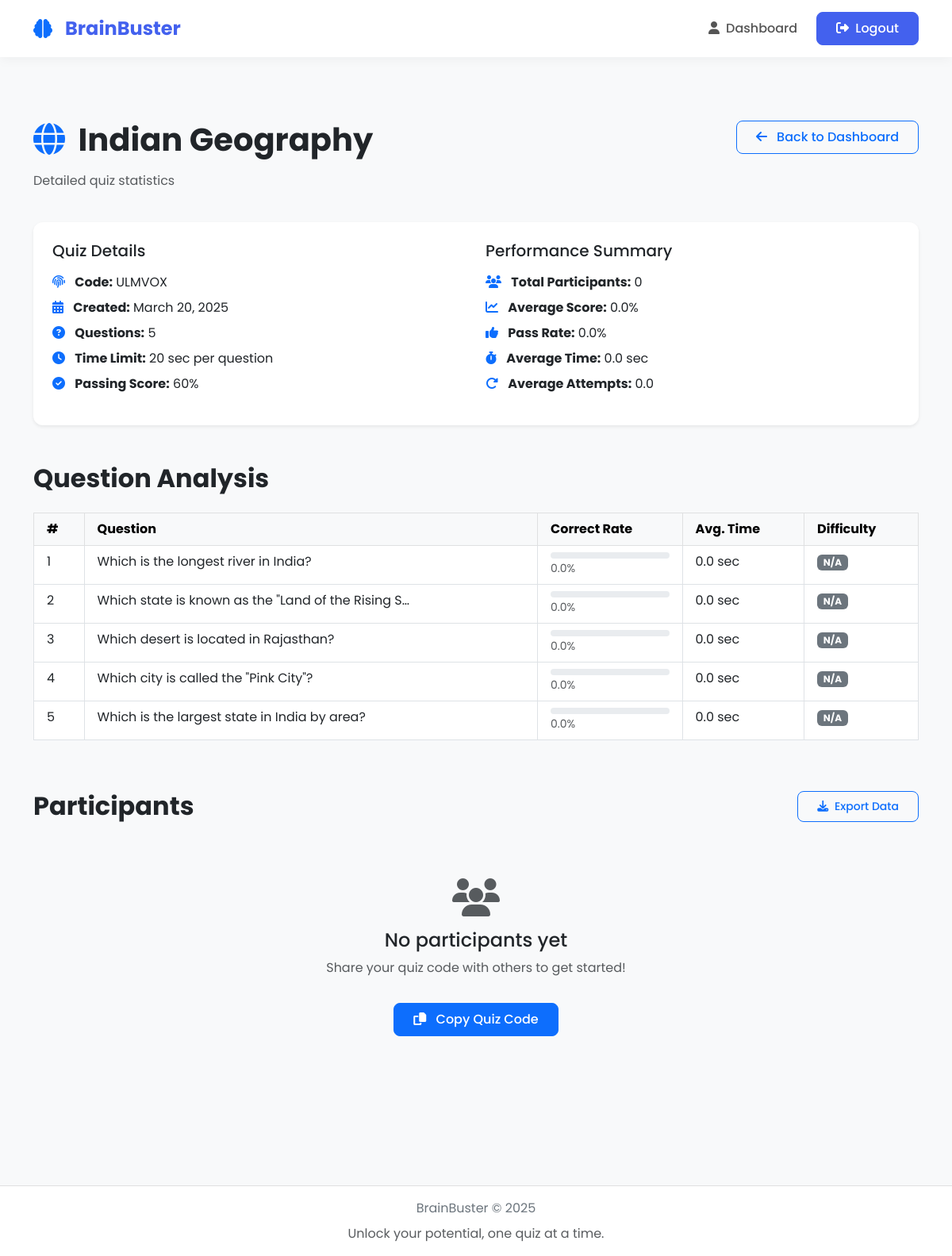
The app's page /quizzes/quiz/2/stats/ (signed in) with its own data.
### quizzes/models.py (models this page shows, shortened)
class Quiz(models.Model):
    title = models.CharField(max_length=255)
    description = models.TextField(blank=True, null=True)
    icon = models.CharField(max_length=50, default="question-circle")
    code = models.CharField(max_length=10, unique=True, default=generate_unique_code)
    created_by = models.ForeignKey(User, on_delete=models.CASCADE, related_name='quizzes')
    created_at = models.DateTimeField(auto_now=True)
    time_limit_per_question = models.IntegerField(help_text="Time limit in seconds", default=30)
    minimum_score_percentage = models.IntegerField(help_text="Minimum score required to pass (%)", default=60)

class Question(models.Model):
    quiz = models.ForeignKey(Quiz, related_name="questions", on_delete=models.CASCADE)
    text = models.TextField()

### quizzes/views.py (the view, shortened to what this page needs)
# urls.py: path('quiz/<int:quiz_id>/stats/', views.quiz_stats, name='quiz_stats'),
@login_required
def quiz_stats(request, quiz_id):
    quiz = get_object_or_404(Quiz, id=quiz_id, created_by=request.user)
    all_participations = list(quiz.participations.all().select_related('user').order_by('user__id', '-submitted_at'))
    unique_users = {}
    for participation in all_participations:
        user_id = participation.user.id
        if user_id not in unique_users:
            unique_users[user_id] = participation
    participations = list(unique_users.values())
    user_attempts = {}
    for participation in all_participations:
        user_id = participation.user.id
        user_attempts[user_id] = user_attempts.get(user_id, 0) + 1
    for participation in participations:
        participation.attempts = user_attempts[participation.user.id]
    total_participants = len(participations)
    average_score = 0
    pass_rate = 0
    average_time = 0
    average_attempts = 0
    questions = list(quiz.questions.all().prefetch_related('options'))
    for question in questions:
        answers = Answer.objects.filter(question=question, participation__in=participations)
        total_answers = answers.count()
        if total_answers > 0:
            correct_count = answers.filter(selected_option__is_correct=True).count()
            question.correct_rate = round((correct_count / total_answers * 100), 1)
            total_time = sum(a.time_taken for a in answers if a.time_taken is not None)
            question.avg_time = round(total_time / total_answers, 1)
            if question.correct_rate >= 70:
                question.difficulty = "Easy"
                question.difficulty_class = "bg-success"
            elif question.correct_rate >= 40:
                question.difficulty = "Medium"
                question.difficulty_class = "bg-warning"
            else:
                question.difficulty = "Hard"
                question.difficulty_class = "bg-danger"
        else:
            question.correct_rate = 0
            question.avg_time = 0
            question.difficulty = "N/A"
            question.difficulty_class = "bg-secondary"
    return render(request, 'quizzes/quiz_stats.html', {
        'quiz': quiz,
        'participations': participations,  # Only latest per user
        'all_participations': all_participations,  # For modal
        'average_score': average_score,
        'pass_rate': pass_rate,
        'average_time': average_time,
        'average_attempts': average_attempts,
        'questions': questions,
    })

### templates/quizzes/quiz_stats.html (shortened to what this page needs)
{% extends 'base.html' %}
{% block content %}
<div class="container py-5">
    <div class="row mb-4">
        <div class="col-md-8">
            <h1 class="fw-bold mb-3">
                <i class="fas fa-{{ quiz.icon|default:'question-circle' }} text-primary me-2"></i>
                {{ quiz.title }}
            </h1>
            <p class="text-muted">Detailed quiz statistics</p>
        </div>
        <div class="col-md-4 text-end">
            <a href="{% url 'dashboard' %}" class="btn btn-outline-primary">
                <i class="fas fa-arrow-left me-2"></i> Back to Dashboard
            </a>
        </div>
    </div>
    <div class="row mb-4">
        <div class="col-12">
            <div class="card shadow-sm border-0">
                <div class="card-body p-4">
                    <div class="row">
                        <div class="col-md-6">
                            <h5 class="mb-3">Quiz Details</h5>
                            <ul class="list-unstyled">
                                <li class="mb-2">
                                    <i class="fas fa-fingerprint me-2 text-primary"></i>
                                    <strong>Code:</strong> {{ quiz.code }}
                                </li>
                                <li class="mb-2">
                                    <i class="fas fa-calendar-alt me-2 text-primary"></i>
                                    <strong>Created:</strong> {{ quiz.created_at|date:"F j, Y" }}
                                </li>
                                <li class="mb-2">
                                    <i class="fas fa-question-circle me-2 text-primary"></i>
                                    <strong>Questions:</strong> {{ quiz.questions.count }}
                                </li>
                                <li class="mb-2">
                                    <i class="fas fa-clock me-2 text-primary"></i>
                                    <strong>Time Limit:</strong> {{ quiz.time_limit_per_question }} sec per question
                                </li>
                                <li class="mb-2">
                                    <i class="fas fa-check-circle me-2 text-primary"></i>
                                    <strong>Passing Score:</strong> {{ quiz.minimum_score_percentage }}%
                                </li>
                            </ul>
                        </div>
                        <div class="col-md-6">
                            <h5 class="mb-3">Performance Summary</h5>
                            <ul class="list-unstyled">
                                <li class="mb-2">
                                    <i class="fas fa-users me-2 text-primary"></i>
                                    <strong>Total Participants:</strong> {{ participations|length }}
                                </li>
                                <li class="mb-2">
                                    <i class="fas fa-chart-line me-2 text-primary"></i>
                                    <strong>Average Score:</strong> {{ average_score|floatformat:1 }}%
                                </li>
                                <li class="mb-2">
                                    <i class="fas fa-thumbs-up me-2 text-primary"></i>
                                    <strong>Pass Rate:</strong> {{ pass_rate|floatformat:1 }}%
                                </li>
                                <li class="mb-2">
                                    <i class="fas fa-stopwatch me-2 text-primary"></i>
                                    <strong>Average Time:</strong> {{ average_time|floatformat:1 }} sec
                                </li>
                                <li class="mb-2">
                                    <i class="fas fa-redo-alt me-2 text-primary"></i>
                                    <strong>Average Attempts:</strong> {{ average_attempts|floatformat:1 }}
                                </li>
                            </ul>
                        </div>
                    </div>
                </div>
            </div>
        </div>
    </div>
    <div class="row mt-5">
        <div class="col-12">
            <h2 class="fw-bold mb-4">Question Analysis</h2>
            <div class="table-responsive">
                <table class="table table-hover table-bordered">
                    <thead class="table-light">
                        <tr>
                            <th class="px-3 py-2">#</th>
                            <th class="px-3 py-2">Question</th>
                            <th class="px-3 py-2">Correct Rate</th>
                            <th class="px-3 py-2">Avg. Time</th>
                            <th class="px-3 py-2">Difficulty</th>
                        </tr>
                    </thead>
                    <tbody>
                        {% for question in questions %}
                        <tr>
                            <td class="px-3 py-2">{{ forloop.counter }}</td>
                            <td class="px-3 py-2">{{ question.text|truncatechars:50 }}</td>
                            <td class="px-3 py-2">
                                <div class="progress" style="height: 8px;">
                                </div>
                                <small class="text-muted">{{ question.correct_rate|floatformat:1 }}%</small>
                            </td>
                            <td class="px-3 py-2">{{ question.avg_time|floatformat:1 }} sec</td>
                            <td class="px-3 py-2">
                                <span class="badge {{ question.difficulty_class }}">{{ question.difficulty }}</span>
                            </td>
                        </tr>
                        {% endfor %}
                    </tbody>
                </table>
            </div>
        </div>
    </div>
    <div class="row mt-5">
        <div class="col-12">
            <h2 class="fw-bold mb-4">Participants
                <button type="button" class="btn btn-sm btn-outline-primary float-end" id="exportBtn">
                    <i class="fas fa-download me-1"></i> Export Data
                </button>
            </h2>
            {% if participations %}
                <div class="table-responsive">
                    <table class="table table-hover table-bordered" id="participantsTable">
                        <thead class="table-light">
                            <tr>
                                <th class="px-3 py-2">Participant</th>
                                <th class="px-3 py-2">Score</th>
                                <th class="px-3 py-2">Status</th>
                                <th class="px-3 py-2">Time Taken</th>
                                <th class="px-3 py-2">Attempts</th>
                                <th class="px-3 py-2">Date</th>
                            </tr>
                        </thead>
                        <tbody>
                            {% for participation in participations %}
                            <tr>
                                <td class="px-3 py-2">{{ participation.user.username }}</td>
                                <td class="px-3 py-2">
                                    <div class="progress" style="height: 8px;">
                                        <div class="progress-bar {% if participation.score >= quiz.minimum_score_percentage %}bg-success{% else %}bg-danger{% endif %}"
                                            role="progressbar" style="width: {{ participation.score|floatformat:0 }}%;">
                                        </div>
                                    </div>
                                    <small>{{ participation.score|floatformat:1 }}%</small>
                                </td>
                                <td class="px-3 py-2">
                                    <span class="badge {% if participation.score >= quiz.minimum_score_percentage %}bg-success{% else %}bg-danger{% endif %}">
                                        {% if participation.score >= quiz.minimum_score_percentage %}PASS{% else %}FAIL{% endif %}
                                    </span>
                                </td>
                                <td class="px-3 py-2">{{ participation.total_time_taken|floatformat:1 }} sec</td>
                                <td class="px-3 py-2">
                                    <button class="btn btn-sm btn-outline-info" data-bs-toggle="modal" data-bs-target="#attemptsModal{{ participation.user.id }}">
                                        <i class="fas fa-eye me-1"></i> {{ participation.attempts }}
                                    </button>
                                </td>
                                <td class="px-3 py-2">{{ participation.submitted_at|date:"M d, Y H:i" }}</td>
                            </tr>
                            {% endfor %}
                        </tbody>
                    </table>
                </div>
            {% else %}
                <div class="text-center py-5">
                    <i class="fas fa-users fa-3x text-muted mb-3"></i>
                    <h4>No participants yet</h4>
                    <p class="text-muted">Share your quiz code with others to get started!</p>
                    <button class="btn btn-primary copy-code-btn mt-3" data-code="{{ quiz.code }}">
                        <i class="fas fa-copy me-2"></i> Copy Quiz Code
                    </button>
                </div>
            {% endif %}
        </div>
    </div>
</div>
{% endblock %}

### static/css/style.css (style rules this page uses)
:root { --primary: #4361ee; --secondary: #3f37c9; --accent: #4cc9f0; --light: #f8f9fa; --dark: #212529; --success: #4ade80; --warning: #fbbf24; --danger: #f87171; --info: #60a5fa; }
body { font-family: 'Poppins', sans-serif; background-color: #f8f9fa; color: var(--dark); min-height: 100vh; display: flex; flex-direction: column; }
.card { border-radius: 12px; border: none; box-shadow: 0 5px 15px rgba(0, 0, 0, 0.05); transition: transform 0.3s ease, box-shadow 0.3s ease; }
.btn { border-radius: 8px; padding: 0.5rem 1.5rem; font-weight: 500; transition: all 0.3s ease; }

### records on screen
Quiz: title "Indian Geography", code "ULMVOX", created_at "March 20, 2025", questions.count "5", time_limit_per_question "20", minimum_score_percentage "60"
Question: text "Which is the longest river in India?", correct_rate "0.0", avg_time "0.0", difficulty "N/A"
Question: text "Which state is known as the \"Land of the Rising S…", correct_rate "0.0", avg_time "0.0", difficulty "N/A"
Question: text "Which desert is located in Rajasthan?", correct_rate "0.0", avg_time "0.0", difficulty "N/A"
Question: text "Which city is called the \"Pink City\"?", correct_rate "0.0", avg_time "0.0", difficulty "N/A"
Question: text "Which is the largest state in India by area?", correct_rate "0.0", avg_time "0.0", difficulty "N/A"

### other values on screen
{{ participations|length }} "0"
{{ average_score|floatformat:1 }} "0.0"
{{ pass_rate|floatformat:1 }} "0.0"
{{ average_time|floatformat:1 }} "0.0"
{{ average_attempts|floatformat:1 }} "0.0"
